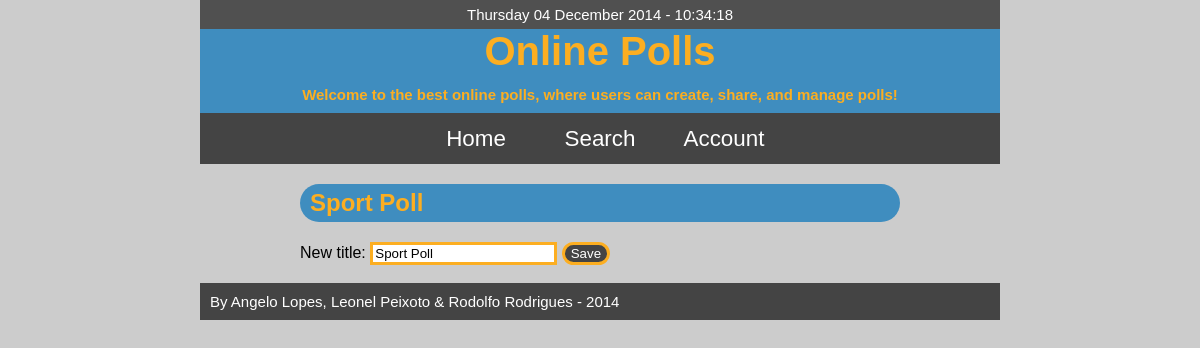
/managePolls.php?id=1, run on an earlier commit of the app's database.
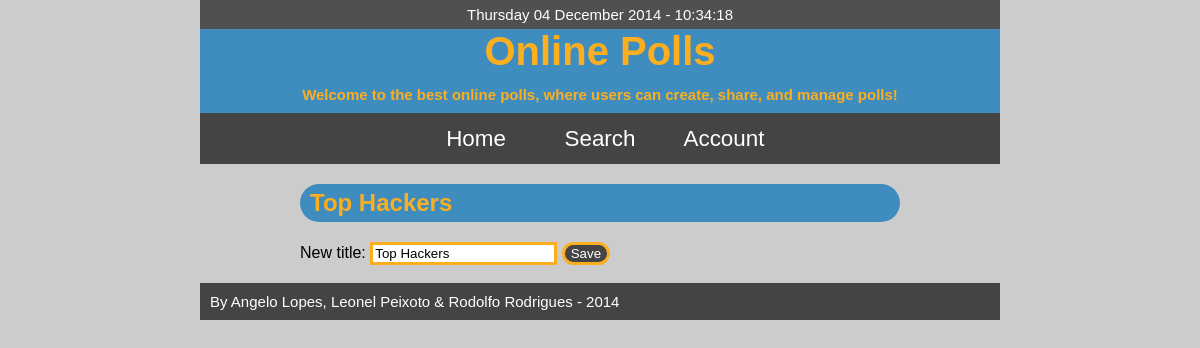
And on a later commit of the database.
### tables this page shows
CREATE TABLE polls
(
	idPoll INTEGER PRIMARY KEY,
	idUser INTEGER NOT NULL,
	title TEXT NOT NULL,
  sharing TEXT NOT NULL,
	FOREIGN KEY(idUser) REFERENCES users(idUser)
);

### database/sqlite.php (called while the page is built, shortened)
<?php
class SQLite
{
    private $dbh;
     public function __construct()
    {
        try
        {
            $this->dbh = new PDO('sqlite:polls.db');
            $this->dbh->setAttribute(PDO::ATTR_DEFAULT_FETCH_MODE, PDO::FETCH_ASSOC);
            $this->dbh->setAttribute(PDO::ATTR_ERRMODE, PDO::ERRMODE_EXCEPTION);
        }
        catch (PDOException $e)
        {
            die($e->getMessage());
        }
    }
    public function getPoll($idPoll)
    {
        $resultPoll = null;
        try
        {
            $stmtPoll= $this->dbh->prepare('SELECT * FROM polls WHERE idPoll = :id');
            $stmtPoll->bindParam(':id', $idPoll);
            $stmtPoll->execute();
            $resultPoll = $stmtPoll->fetch();
            return $resultPoll;
        }
        catch (PDOException $e)
        {
            die($e->getMessage());
        }
        return $resultPoll;
    }
}
?>

### database/validation.php (called while the page is built, shortened)
<?php
function cleanInput($formField)
{
    $data = trim($formField);
    $data = preg_replace('/[^\w\d\s\.!,\?]/', '', $data);
    return $data;
}

### managePolls.php (the view, shortened to what this page needs)
<?php
	require_once 'database/sqlite.php';
	require_once 'database/validation.php';
	$idPoll = cleanInput($_GET['id']);
	$sqlite = new SQLite();
	$poll = $sqlite->getPoll($idPoll);
	include ('templates/header.php');
?>
<section id="result_poll">
	<h1><?= $poll['title']?></h1>
	<form action="changePollTitle.php" method="post">
		<label>New title:
			<input type="text" name="titlePoll" value="<?= $poll['title']?>">
		</label>
		<input type="submit" value="Save"> <br><br>
	</form>
</section>
<?php include ('templates/footer.php'); ?>

### templates/header.php (shortened to what this page needs)
<!DOCTYPE html>
<html>
<head>
    <link rel="stylesheet" href="css/style.css">
</head>
<body>
    <header>
        <div id="timeClock"></div>
        <h1>Online Polls</h1>
        <h2>Welcome to the best online polls, where users can create, share, and manage polls!</h2>
        <nav>
            <ul>
                <li><a href="index.php">Home</a></li>
                <li><a href="showPolls.php">Search</a></li>
                <li><a href="account.php">Account</a></li>
            </ul>
        </nav>
    </header>

### templates/footer.php
        <footer>
            <p>By Angelo Lopes, Leonel Peixoto & Rodolfo Rodrigues - 2014</p>
        </footer>
  </body>
</html>

### css/style.css (style rules this page uses)
body { background-color: #ccc; width: 800px; margin: auto; }
header { background-color: #3f8dbf; color: #fcae21; text-align: center; }
footer { background-color: #444; }
footer p { color: #fff; font-size: 15px; font-family: sans-serif; padding: 10px; margin: 0; }
nav ul { list-style: none; background-color: #444; text-align: center; padding: 0; margin: 0; }
nav li { font-family: sans-serif; width: 120px; font-size: 1.4em; display: inline-block; margin-top: 12.5px; margin-bottom: 12.5px; }
nav a { text-decoration: none; color: #fff; display: block; }
header h1 { font-size: 40px; font-weight: bold; font-family: sans-serif; margin: 0; }
header h2 { font-size: 15px; font-family: sans-serif; margin-bottom: 10px; }
header div { border-style: solid; border-color: rgb(80, 80, 80); background-color: rgb(80, 80, 80); color: #fff; font-family: sans-serif; font-size: 15px; padding: 3px; margin: 0; }
section { margin: auto; width: 800px; }
form { font-family: sans-serif; }
input { border: solid #fcae21; }
input[type="submit"] { color: #fff; background-color: #444; border-radius: 25px; }
section#result_poll { width: 600px; }
section#result_poll h1 { font-family: sans-serif; color: #fcae21; padding: 5px 10px; background-color: #3f8dbf; border-radius: 25px; }

What changed in the data, as far as the page shows it:
changed polls: title "Sport Poll" → "Top Hackers"; titlePoll "Sport Poll" → "Top Hackers"
